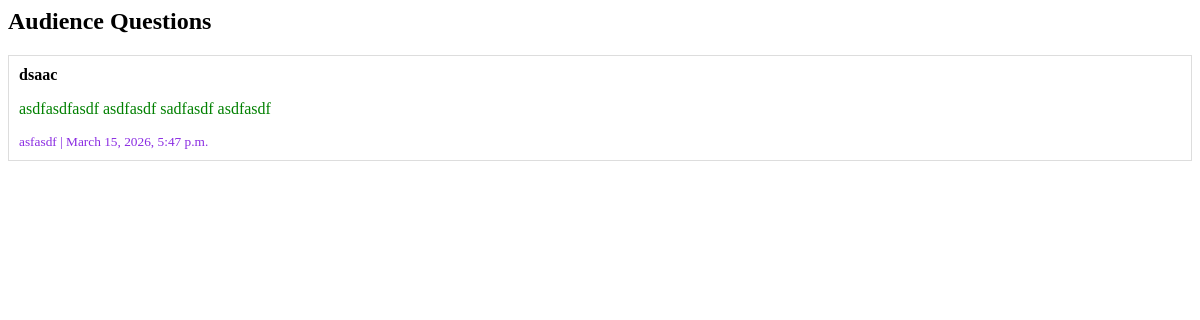
Page /moderator/ on the earlier database version.
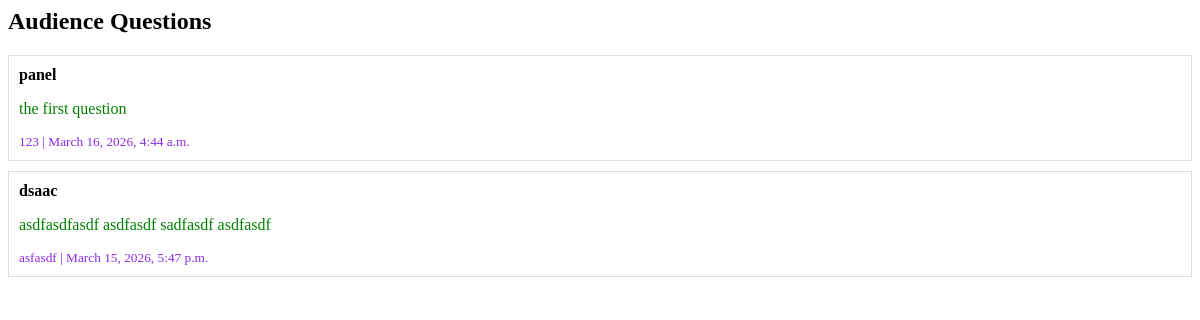
Same page on the later database version.
### food/models.py (models this page shows, shortened)
class Question(models.Model):
    panel = models.ForeignKey(Panel, on_delete=models.CASCADE)
    reg_id = models.CharField(max_length=20)
    to = models.CharField(max_length=200)
    question = models.TextField()
    created_at = models.DateTimeField(auto_now_add=True)

### food/views.py (the view)
# urls.py: path("moderator/", views.moderator_view, name="moderator_view"),
def moderator_view(request):
    questions = Question.objects.all().order_by("-created_at")
    return render(request, "moderator.html", {"questions": questions})

### food/templates/moderator.html
<h2>Audience Questions</h2>
{% for q in questions %}
<div style="border:1px solid #ddd; padding:10px; margin-bottom:10px;">
<b>{{ q.to }}</b><br>
<p style="color: green;">{{ q.question }}</p>
<small style="color: blueviolet;">{{ q.reg_id }} | {{ q.created_at }}</small>
</div>
{% endfor %}

Differences in the rows shown:
added Question: to "panel", question "the first question", reg_id "123", created_at "March 16, 2026, 4:44 a.m."
